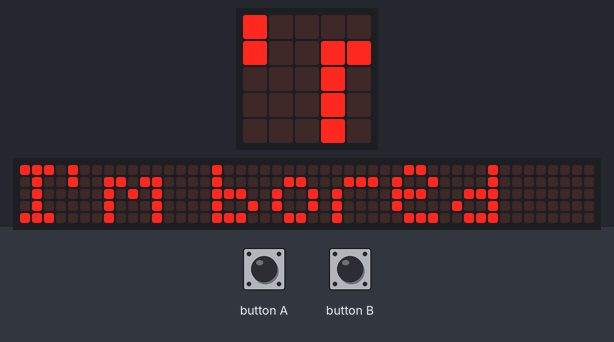
The program below on a simulated BBC micro:bit running MicroPython. Shown: the board's 5×5 LED display, a strip that is not on the board, showing the scrolling text unrolled. Inputs (shaded band) come from the test bench. The 48×5 strip is a reading aid, not a part: it shows the text the display is scrolling, unrolled, one strip-width of it at a time.

Above: at 1.27 s.
1.3 s: button A pressed for 0.15 s
2.0 s: button B pressed for 0.15 s
At 6.82 s:
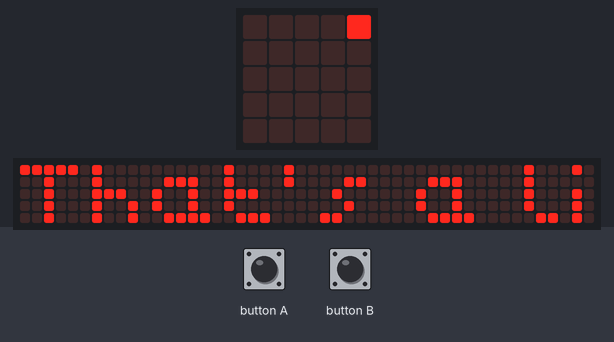
At 22.57 s:
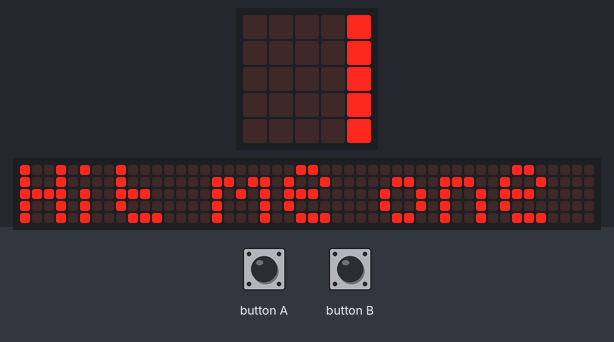

Measured:
- after the input at 2.0 s, the display: first differs from a run without the input after 4.8 s (image 1)

The program:

First_MB_program.py
```python
# Write your code here :-)
from microbit import *

while not button_a.was_pressed():
    display.scroll("I'm bored")
    if button_b.was_pressed():
        display.scroll("That's a little better")
display.scroll("Hit me one more time!")
```
